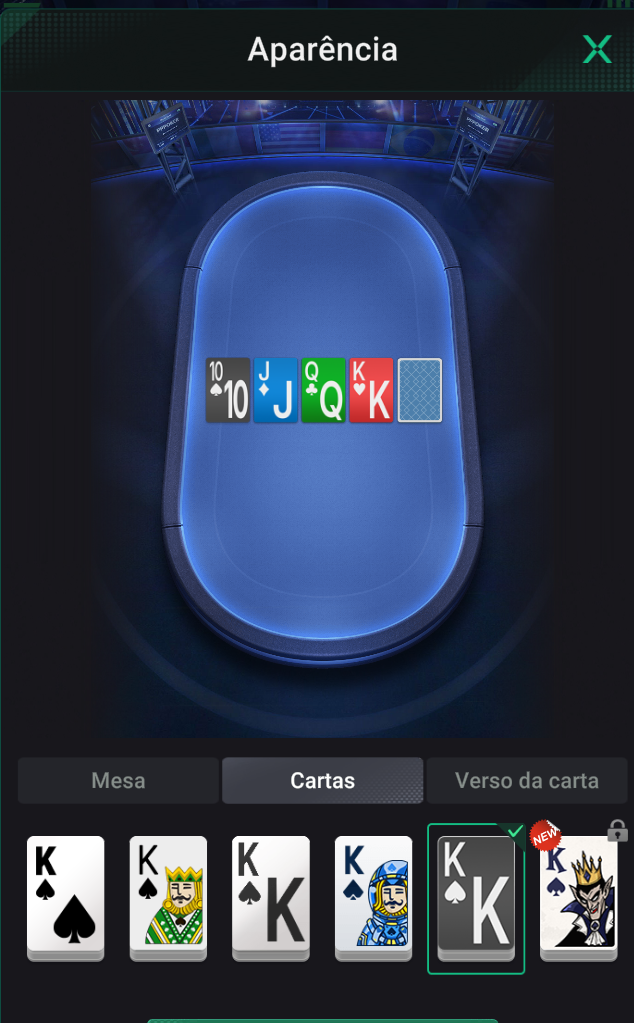
#> input picture aparencia/{D60A930E-41B7-4463-A0B2-03FBAC933E51}.png, 634 x 1023 px, given in place of _21D744E1-8BE6-4C79-82AF-5582DD6A9547__6988a9e2.png, which was not available
$ python check_interpolation_continuity.py --output out.png
#> lines starting #> are read from the running program, lines starting #| are printed output that depends on the picture
### repo_visualpilot/visualpilot/pppoker/multi_table_tracker.py
"""VisualPilot - Módulo 6 (Fase 2): Rastreador e Gerenciador Multi-Mesas (MultiTableTracker)

Responsável por:
1. Enumerar e rastrear dinamicamente de 1 a 6 janelas de mesa ativas do PPPoker.
2. Identificar DPI Scaling específico de cada monitor/janela (96 DPI=100%, 120 DPI=125%, 144 DPI=150%, 192 DPI=200%).
3. Distinguir janelas de Lobby vs. janelas de Mesa de Jogo (In-Game Tables).
4. Calcular layouts automáticos em Mosaico / Grade (Tiling 2x2, 2x3, 3x2 ou Foco Único).
5. Gerar telemetria estruturada e exportar snapshots para o Dashboard em tempo real.
"""

from __future__ import annotations

import json
import os
import sys
import time
from dataclasses import asdict, dataclass, field
from datetime import datetime, timezone
from pathlib import Path
from typing import Any, Callable, Dict, List, Optional, Tuple


@dataclass
class TableWindowInfo:
    table_id: str
    number: int
    hwnd: int
    pid: int
    title: str
    game_type: str
    blinds: str
    box_physical: List[int]  # [left, top, width, height]
    box_logical: List[int]   # [left, top, width, height] ajustado por DPI
    dpi_scale: float         # 1.0, 1.25, 1.5, 2.0
    dpi_value: int           # 96, 120, 144, 192
    aspect_ratio: float
    monitor_index: int
    status: str              # "HERO_TURN", "ACTIVE_OBSERVING", "WAITING_ACTION", "MINIMIZED", "AMBIGUOUS"
    is_visible: bool
    geometry_version: int = 1
    state: str = "ACTIVE"
    hero_seat: Optional[int] = None
    hero_position: Optional[str] = None  # "BTN", "SB", "BB", "UTG", "MP", "CO"
    active_players: str = "6/6"
    pot_chips: float = 0.0
    current_round: str = "PREFLOP"       # "PREFLOP", "FLOP", "TURN", "RIVER", "SHOWDOWN"
    last_seen_iso: str = field(default_factory=lambda: datetime.now(timezone.utc).isoformat())

    def to_dict(self) -> Dict[str, Any]:
        return asdict(self)


@dataclass
class ActionStateMachine:
    """Gerenciador de Máquina de Estados de Ação e Timers de Urgência para o Hero."""
    # [26 lines left out: function evaluate_table_action, not called in this run]


class GridLayoutSlot:
    slot_index: int
    table_id: Optional[str]
    target_box: List[int]  # [x, y, w, h]


class MultiTableTracker:
    """Motor de detecção, rastreamento e cálculo de mosaico de até 6 mesas simultâneas."""

    def __init__(self, max_tables: int = 6):
        self.max_tables = max_tables
        self.active_tables: Dict[str, TableWindowInfo] = {}
        self.scan_count: int = 0
        self.last_scan_iso: Optional[str] = None

    # [289 lines left out: functions get_dpi_for_window, classify_window_title, scan_windows, _generate_simulated_windows, compute_mosaic_tiling, detect_tables_from_unity_pixels, not called in this run]

    def scan_unity_surface(self, unity_frame: Any, custom_table_rects: Optional[List[List[int]]] = None) -> List[TableWindowInfo]:
        """
        Varre a superfície Unity usando detecção visual de pixels ou retângulos validados.
        Recorta exatamente com slice exclusivo (y:y+h, x:x+w) e valida crop.shape[:2] == (h, w).
        Atribui identidade persistente e geometry_version sem reatribuir IDs por ordenação horizontal.
        """
        self.scan_count += 1
        self.last_scan_iso = datetime.now(timezone.utc).isoformat()

        raw_boxes = custom_table_rects if custom_table_rects is not None else self.detect_tables_from_unity_pixels(unity_frame)
        if not raw_boxes:
            self.active_tables = {}
            return []

        new_tables_list = []
        for box in raw_boxes:
            x, y, w, h = int(box[0]), int(box[1]), int(box[2]), int(box[3])

            table_crop = None
            if unity_frame is not None and hasattr(unity_frame, "shape"):
                try:
                    table_crop = unity_frame[y:y+h, x:x+w]
                    if table_crop is not None and hasattr(table_crop, "shape"):
                        if table_crop.shape[:2] != (h, w):
                            # Ajuste de segurança para slice exato
                            table_crop = unity_frame[y:y+h, x:x+w]
                except Exception:
                    pass

            # Assinatura visual de conteúdo
            content_sig = f"content-at-{x}-{y}"
            if table_crop is not None and hasattr(table_crop, "size") and table_crop.size > 0:
                try:
                    import numpy as np
                    mean_color = [int(c) for c in np.mean(table_crop, axis=(0, 1))]
                    content_sig = f"rgb-{mean_color[0]}-{mean_color[1]}-{mean_color[2]}"
                except Exception:
                    pass

            # Associa com rastros existentes por proximidade espacial (IoU/centro) para preservar identidade persistente
            matched_id = None
            matched_info = None
            for tid, tinfo in self.active_tables.items():
                ox, oy, ow, oh = tinfo.box_physical
                if abs(x - ox) < 200 and abs(y - oy) < 200:
                    matched_id = tid
                    matched_info = tinfo
                    break

            # Detecção de ambiguidade por salto abrupto
            is_ambiguous = False
            if matched_info and abs(x - matched_info.box_physical[0]) > 500 and abs(y - matched_info.box_physical[1]) > 500:
                is_ambiguous = True

            if is_ambiguous:
                table_id = f"tbl-ambiguous-{abs(hash(content_sig)) % 1000}"
                status = "AMBIGUOUS"
                geom_version = 1
            elif matched_id:
                table_id = matched_id
                geom_version = matched_info.geometry_version
                if [x, y, w, h] != matched_info.box_physical:
                    geom_version += 1
                status = matched_info.status
            else:
                existing_count = len(self.active_tables)
                table_id = f"tbl-{existing_count + len(new_tables_list) + 1}"
                geom_version = 1
                status = "ACTIVE_OBSERVING"

            tnum = int(table_id.split("-")[-1]) if "-" in table_id and table_id.split("-")[-1].isdigit() else (len(new_tables_list) + 1)

            table_info = TableWindowInfo(
                table_id=table_id,
                number=tnum,
                hwnd=0,
                pid=0,
                title=f"Unity Surface Table [{x},{y} {w}x{h}]",
                game_type="NLH",
                blinds="?",
                box_physical=[x, y, w, h],
                box_logical=[x, y, w, h],
                dpi_scale=1.0,
                dpi_value=96,
                aspect_ratio=round(w / max(1, h), 4),
                monitor_index=1,
                status=status,
                is_visible=True,
                geometry_version=geom_version,
                last_seen_iso=self.last_scan_iso
            )
            new_tables_list.append(table_info)

        self.active_tables = {t.table_id: t for t in new_tables_list}
        return new_tables_list

    # [44 lines left out: functions export_snapshot_json, run_cli_diagnostic, not called in this run]


# [2 lines that do not run on import are left out]

### tools/check_interpolation_continuity.py
"""Isolated identity validation on resampled screenshot crops, not Windows capture.

Explicit boxes isolate association from detection. Pixel edits are simulated
content changes, not a recording of live animation. Exit 1 if stable identity is
lost in any unchanged/lower-only case or reused in an upper-change case.
"""
import argparse
import json
import sys
from pathlib import Path
ROOT=Path(__file__).resolve().parents[1]
sys.path.insert(0,str(ROOT/'repo_visualpilot'))
import cv2
import numpy as np
from PIL import Image
from visualpilot.pppoker.multi_table_tracker import MultiTableTracker


def run_matrix():
    path=ROOT/'public/assets/aistudio/_21D744E1-8BE6-4C79-82AF-5582DD6A9547__6988a9e2.png'
    crop=np.array(Image.open(path).convert('RGB'))[36:1273,11:714].copy()
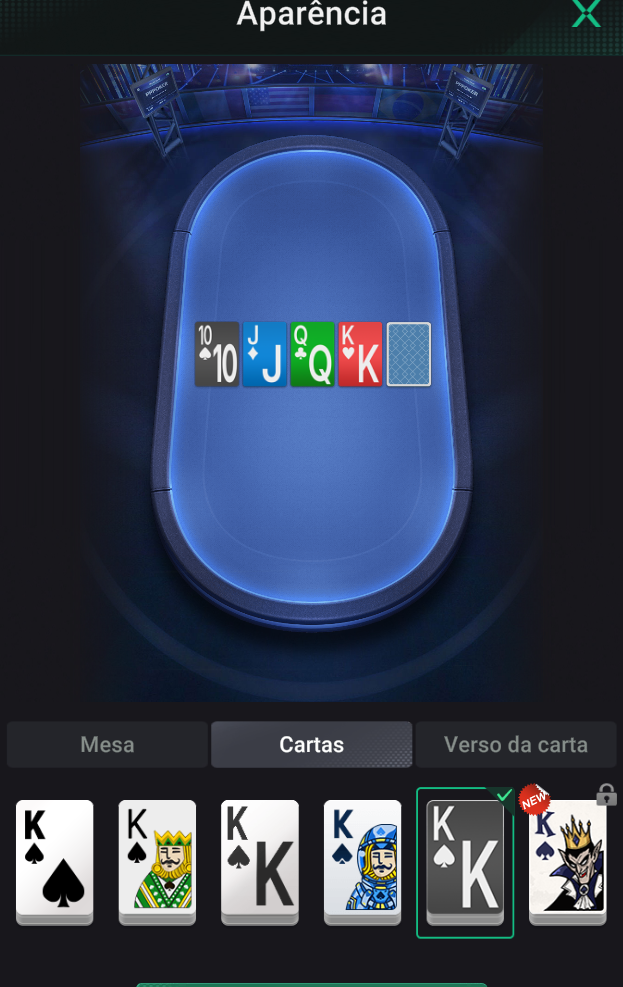
#> crop: shape (987, 623, 3); mean R, G, B 48.8, 58.1, 79.1
    h,w=crop.shape[:2]
#> h = 987; w = 623
    def place(image):
        ih,iw=image.shape[:2]
#> ih = 987; iw = 623
        canvas=np.zeros((ih+80,iw+80,3),dtype=np.uint8)
        canvas[40:40+ih,40:40+iw]=image
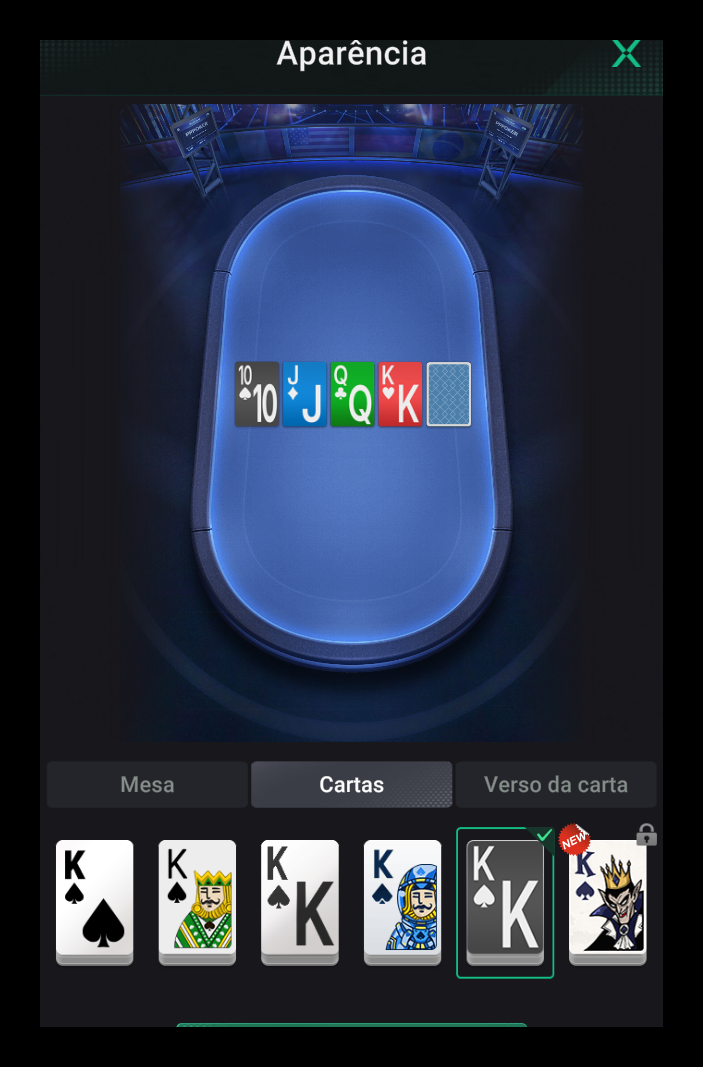
#> canvas: shape (1067, 703, 3); mean R, G, B 40, 47.7, 64.8
        return canvas,[40,40,iw,ih]
    before,box=place(crop)
#> box = [40, 40, 623, 987]
    cases=[]
    for name,method in [('nearest',cv2.INTER_NEAREST),('linear',cv2.INTER_LINEAR),('cubic',cv2.INTER_CUBIC),('area',cv2.INTER_AREA)]:
        for scale in (.75,1.25,2):
            for change in ('none','lower','upper'):
                edited=crop.copy()
                if change=='lower':
                    edited[int(h*.8):int(h*.88),int(w*.4):int(w*.6)]=[240,230,220]
                elif change=='upper':
                    edited[int(h*.04):int(h*.12),int(w*.3):int(w*.65)]=[255,255,0]
                resized=cv2.resize(edited,(round(w*scale),round(h*scale)),interpolation=method)
                after,new_box=place(resized)
                tracker=MultiTableTracker()
                first=tracker.scan_unity_surface(before,[box])[0]
                second=tracker.scan_unity_surface(after,[new_box])[0]
                same=first.table_id==second.table_id
                passed=(not same and second.status=='AMBIGUOUS') if change=='upper' else (same and second.status=='CANDIDATE')
                cases.append({'interpolation':name,'scale':scale,'change':change,'same_id':same,'status':second.status,'passed':passed})
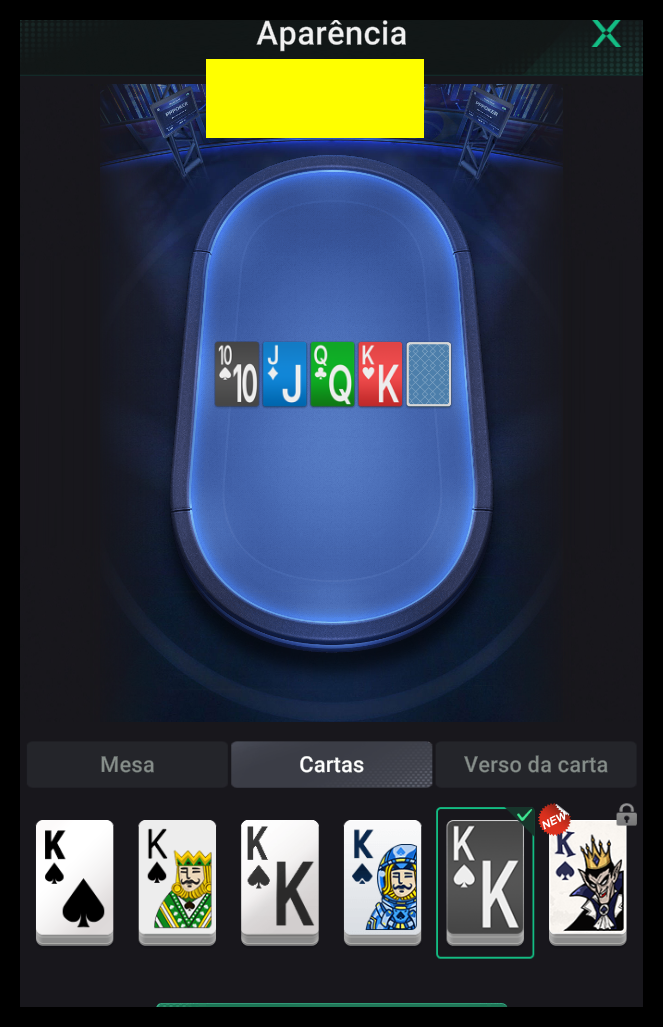
#> after: shape (2054, 1326, 3) (shown at 1/2 size); mean R, G, B 49.8, 57.9, 69.4
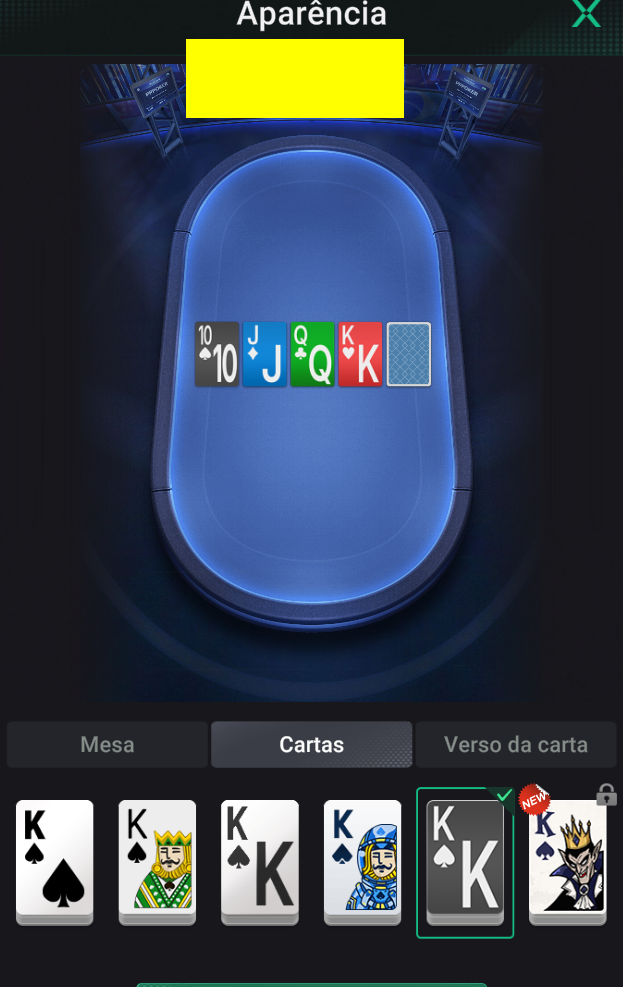
#> edited: shape (987, 623, 3); mean R, G, B 55.1, 64.1, 76.9
#> after the loop, cases = 36 items
    continuity=[c for c in cases if c['change']!='upper']
#> continuity = 24 items
    rejection=[c for c in cases if c['change']=='upper']
#> rejection = 12 items
    return {'scope':'Explicit boxes; real screenshot pixels; simulated edits/resampling; no Windows or detection validation',
            'cases':cases,'continuity_passed':sum(c['passed'] for c in continuity),'continuity_total':len(continuity),
            'upper_change_rejected':sum(c['passed'] for c in rejection),'upper_change_total':len(rejection),
            'passed':all(c['passed'] for c in cases)}


def main():
    parser=argparse.ArgumentParser(description=__doc__)
    parser.add_argument('--output',type=Path,required=True)
    args=parser.parse_args();report=run_matrix()
#> after `report = run_matrix()`: report = 7 items
    args.output.parent.mkdir(parents=True,exist_ok=True)
    args.output.write_text(json.dumps(report,indent=2)+'\n')
    print({k:v for k,v in report.items() if k!='cases'})
#> (printed output is left out)
    return 0 if report['passed'] else 1

if __name__=='__main__':
#> (the run stopped early here; a loop or call above may not have finished)
